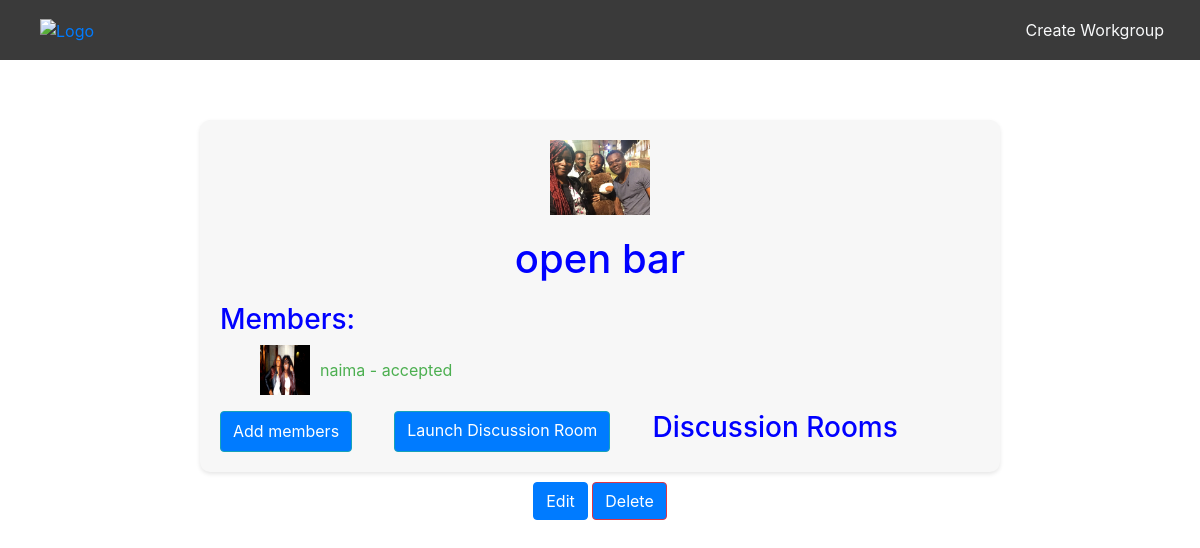
/en/workgroups/6/ (signed in), run on the app's committed database.
### workgroup/models.py (models this page shows)
class WorkGroup(models.Model):
    name = models.CharField(max_length=50)
    with_assistant = models.BooleanField(default=False)
    description = models.TextField(max_length=200, blank=True)
    avatar = models.ImageField(upload_to='avatars_workgroup/', blank=True)
    members = models.ManyToManyField(User, through='WorkGroupMember', related_name='invited_to_workgroups')
    creator = models.ForeignKey(settings.AUTH_USER_MODEL, on_delete=models.CASCADE, related_name='created_workgroups', null=True)
    assistants = models.ManyToManyField(OpenAIAssistant, blank=True, related_name='workgroups')

class WorkGroupMember(models.Model):
    status = models.CharField(max_length=20, choices=[('pending', 'Pending'), ('accepted', 'Accepted'), ('denied', 'Denied')])
    user = models.ForeignKey(User, on_delete=models.CASCADE)
    workgroup = models.ForeignKey(WorkGroup, on_delete=models.CASCADE)
    class Meta:
        unique_together = ('workgroup', 'user')

### smart_mentor/models.py (models this page shows, shortened)
class Profile(models.Model):
    GENDER_CHOICES = (
        ('MALE', _('Male')),
        ('FEMALE', _('Female')),
        ('OTHER', _('Other')),
    )
    user = models.OneToOneField(User, on_delete=models.CASCADE)
    first_login = models.BooleanField(default=True)
    is_mentor = models.BooleanField(default=False)
    avatar = models.ImageField(upload_to='avatars/', blank=True, default='avatars/pp.svg')
    birthdate = models.DateField(null=True)
    gender = models.CharField(max_length=6, choices=GENDER_CHOICES)
    country = CountryField(blank_label='(select country)', blank=True)
    education_level = models.CharField(max_length=100, blank=True)
    skills = models.TextField(max_length=100, blank=True)
    phone = models.CharField(max_length=20)
    bio = models.TextField(max_length=100, blank=True)
    social_media_links = models.URLField(max_length=200, blank=True)

### workgroup/views.py (the view)
# urls.py: path('workgroups/<int:pk>/', views.workgroup_detail, name='workgroup_detail'),
def workgroup_detail(request, pk):
    workgroup = get_object_or_404(WorkGroup, pk=pk)
    assistant = get_assistant_for_workgroup(pk)
    assistant_name = assistant.name if assistant else None
    members_info = WorkGroupMember.objects.filter(workgroup=workgroup).exclude(user__username=assistant_name).select_related('user')
    try:
        member = WorkGroupMember.objects.get(workgroup=workgroup, user=request.user)
        is_allowed = member.status in ['pending', 'accepted']
        is_accepted = member.status == 'accepted'
    except WorkGroupMember.DoesNotExist:
        is_allowed = False
        is_accepted = False
    if workgroup.creator == request.user:
        is_allowed = True
    if not is_allowed:
        return HttpResponseForbidden("You are not authorised to view this group.")
    chat_rooms = workgroup.chatrooms.all()
    return render(request, 'workgroup/classroom.html', {
        'workgroup': workgroup,
        'members_info': members_info,
        'is_creator': workgroup.creator == request.user,
        'is_accepted': is_accepted,
        'chat_rooms': chat_rooms,
        'assistant_name': assistant_name,
    })

### workgroup/views.py (called while the page is built)
def get_assistant_for_workgroup(workgroup_id):
    try:
        workgroup = WorkGroup.objects.get(id=workgroup_id)
        if workgroup.with_assistant:
            assistant = workgroup.assistants.first()
            return assistant
    except WorkGroup.DoesNotExist:
        return None
    return None

### templates/workgroup/classroom.html (shortened to what this page needs)
{% include "base_site.html" %}
{% load i18n %}
{% load static %}
{% block navbar %}
    {% include 'nav_workgroup.html' %}
{% endblock %}
{% block content %}
    <div class="workgroup-container">
        {% if workgroup.avatar %}
            <img src="{{ workgroup.avatar.url }}" alt="{{ workgroup.name }}" class="workgroup-avatar">
        {% endif %}
        <h1 class="workgroup-title">{{ workgroup.name }}</h1>
        <h3 class="members-title">{% trans 'Members:' %}</h3>
        <ul>
            {% for member in members_info %}
                <li style="display: flex; align-items: center; margin-bottom: 10px;">
                    <img src="{{ member.user.profile.avatar.url }}" alt="{{ member.user.username }}" class="avatar" style="width: 50px; height: 50px; margin-right: 10px;">
                    <span style="color: #4CAF50;">{{ member.user.username }} - {{ member.status }}</span>
                </li>
            {% endfor %}
        </ul>
    <div class="workgroup-actions">
        {% if is_creator %}
            <button data-workgroup-id="{{ workgroup.id }}" id="addMembersButton" class="btn btn-info">{% trans 'Add members' %}</button>
            <a href="{% url 'create_chat_room' workgroup.id %}" class="btn btn-info">{% trans 'Launch Discussion Room' %}</a>
            <h3>{% trans 'Discussion Rooms' %}</h3>
            <ul>
            </ul>
        {% endif %}
    </div>
    </div>
    {% if is_creator %}
        <div class="workgroup-edit-actions">
            <a href="{% url 'edit_workgroup' workgroup.id %}" class="btn btn-primary">{% trans 'Edit' %}</a>
            <a href="{% url 'delete_workgroup' workgroup.id %}" class="btn btn-danger">{% trans 'Delete' %}</a>
        </div>
    {% endif %}
{% endblock %}

### static/css/settings.css (style rules this page uses)
body.light-mode { --background-color: #fff; --text-color: #333; --button-bg-color: #007bff; --button-text-color: #fff; }
body { background-color: var(--background-color); color: var(--text-color); }
.btn { background-color: var(--button-bg-color); color: var(--button-text-color); }

### templates/workgroup/classroom.html (style rules this page uses)
.workgroup-container { max-width: 800px; margin: auto; margin-top: 60px; padding: 20px; background-color: #f7f7f7; border-radius: 10px; box-shadow: 0 2px 4px rgba(0, 0, 0, 0.1); }
.workgroup-title { text-align: center; color: #0000FF; }
.workgroup-avatar { display: block; max-width: 100px; height: auto; margin: 0 auto 20px; }
.members-title { margin-top: 20px; color: #0000FF; }
.workgroup-actions { display: flex; justify-content: space-between; width: 100%; }
.workgroup-edit-actions { text-align: center; margin-top: 10px; }
h3,h2 { color: #0000FF; }

### data on the page
WorkGroup: avatar (picture), name "open bar"
WorkGroupMember: user.profile.avatar (picture), user.username "naima", status "accepted"
